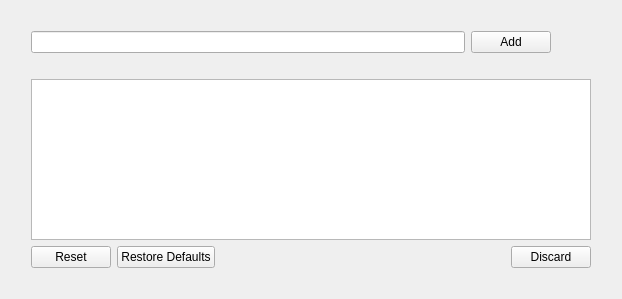
       <widget class="QWidget" name="page_2">
        <property name="geometry">
         <rect>
          <x>0</x>
          <y>0</y>
          <width>622</width>
          <height>299</height>
         </rect>
        </property>
        <attribute name="label">
         <string>Chopper</string>
        </attribute>
        <layout class="QVBoxLayout" name="verticalLayout_12">
         <item>
          <layout class="QHBoxLayout" name="horizontalLayout_13">
           <item>
            <layout class="QVBoxLayout" name="verticalLayout_10">
             <property name="margin">
              <number>10</number>
             </property>
             <item>
              <layout class="QHBoxLayout" name="horizontalLayout_14">
               <property name="margin">
                <number>10</number>
               </property>
               <item>
                <widget class="QLineEdit" name="edtChop"/>
               </item>
               <item>
                <widget class="QPushButton" name="btnAddDelFileFilter_2">
                 <property name="text">
                  <string>Add</string>
                 </property>
                </widget>
               </item>
               <item>
                <spacer name="horizontalSpacer_5">
                 <property name="orientation">
                  <enum>Qt::Horizontal</enum>
                 </property>
                 <property name="sizeType">
                  <enum>QSizePolicy::Fixed</enum>
                 </property>
                 <property name="sizeHint" stdset="0">
                  <size>
                   <width>40</width>
                   <height>20</height>
                  </size>
                 </property>
                </spacer>
               </item>
              </layout>
             </item>
             <item>
              <layout class="QVBoxLayout" name="verticalLayout_11">
               <property name="margin">
                <number>10</number>
               </property>
               <item>
                <widget class="QListView" name="lstChoppers">
                 <property name="alternatingRowColors">
                  <bool>true</bool>
                 </property>
                 <property name="selectionMode">
                  <enum>QAbstractItemView::ExtendedSelection</enum>
                 </property>
                 <property name="selectionRectVisible">
                  <bool>true</bool>
                 </property>
                </widget>
               </item>
               <item>
                <widget class="QDialogButtonBox" name="buttonBox_5">
                 <property name="orientation">
                  <enum>Qt::Horizontal</enum>
                 </property>
                 <property name="standardButtons">
                  <set>QDialogButtonBox::Discard|QDialogButtonBox::Reset|QDialogButtonBox::RestoreDefaults</set>
                 </property>
                 <property name="centerButtons">
                  <bool>false</bool>
                 </property>
                </widget>
               </item>
              </layout>
             </item>
            </layout>
           </item>
          </layout>
         </item>
        </layout>
       </widget>
